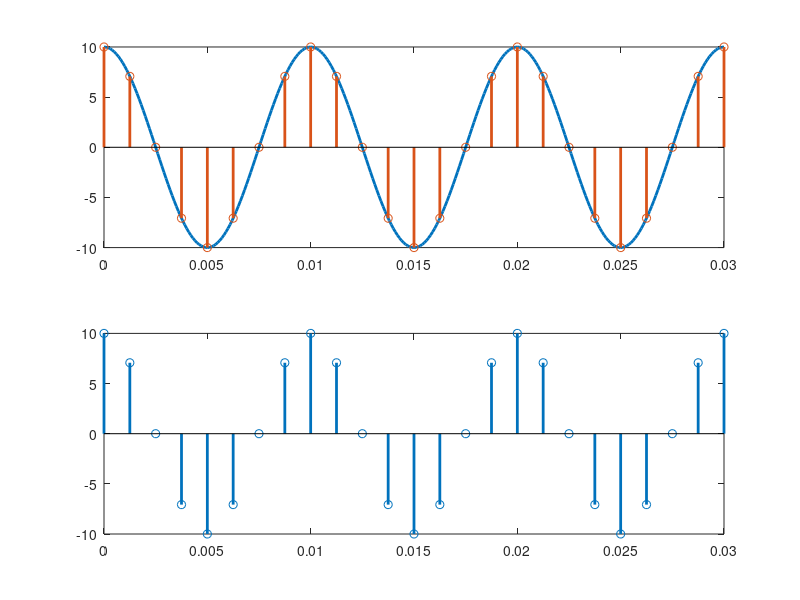

Write the MATLAB code that produced this figure.
clc;
clear all;
close all;

% We'll sample a signal at a frequency 500 Hz
% xc = 10*cos(200*pi*t)
% Signal Frequency, Fo = 100 and Signal Period, To = 1/100
% Sampling Frequency, Fs = 500 and Sampling Period, Ts = 1/500

Fo = 100; % Signal Frequency
To = 1/Fo; % Signal Period
Fs = 800; % Sampling Frequency which is greater than Nyquist Rate
Ts = 1/Fs;

t = 0:To/100:3*To; % Time axis for continuous signal
xc = 10*cos(200*pi*t); % continuous signal

t1 = 0:Ts:3*To; % Sampled time axis
xs = 10*cos(200*pi*t1); % Sampled Signal

subplot(211)
plot(t, xc, 'Linewidth', 2); % plotting continuous-time signal
hold on 
stem(t1, xs, 'Linewidth', 2); % showing the sampled values in the same plot
subplot(212)
stem(t1, xs, 'Linewidth', 2); % showing the sampled values in a separate plot
